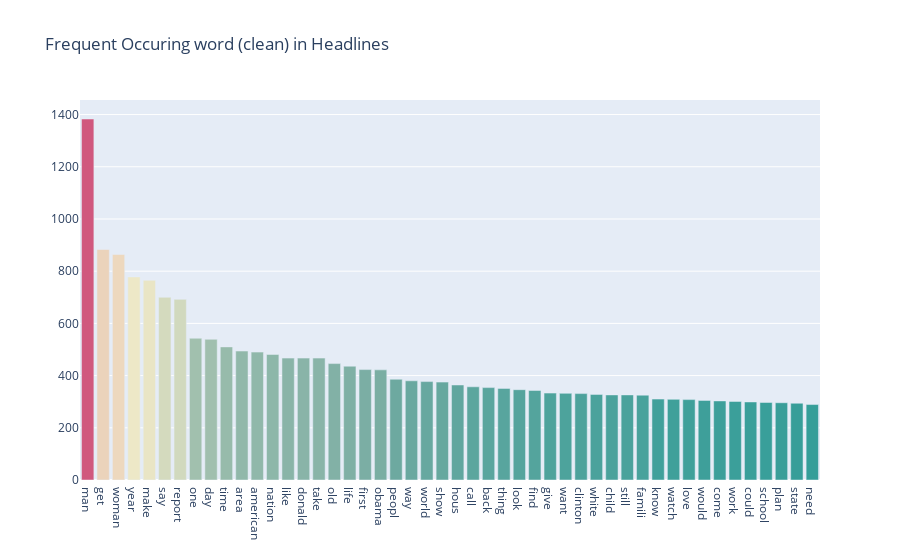

Write notebook code for a chart like this one.
### Markdown cell above
### Frequent Occuring word (clean) in Headlines

### Code cell
all_words = df['headline_processed'].str.split(expand=True).unstack().value_counts()
data = [go.Bar(
            x = all_words.index.values[2:50],
            y = all_words.values[2:50],
            marker= dict(colorscale='Tealrose',
                         color = all_words.values[2:100]
                        ),
            
    )]

layout = go.Layout(
    title='Frequent Occuring word (clean) in Headlines'
)

fig = go.Figure(data=data, layout=layout)

iplot(fig, filename='basic-bar')

### Figure 1 — Plotly figure (JSON) as saved in the notebook; plotly's stock layout.template omitted (floating-point values rounded to 4 significant figures)
{"data": [{"marker": {"color": [1383, 883, 864, 778, 765, 700, 692, 543, 539, 510, 494, 490, 481, 467, 467, 467, 446, 436, 423, 422, 386, 380, 377, 375, 364, 357, 354, 351, 346, 343, 333, 332, 331, 328, 326, 326, 325, 310, 309, 308, 305, 303, 301, 299, 297, 296, 294, 289, 284, 275, 267, 267, 265, 264, 264, 261, 258, 256, 253, 252, 252, 248, 247, 245, 243, 240, 236, 234, 234, 232, 232, 230, 230, 225, 224, 224, 223, 219, 218, 217, 217, 214, 212, 212, 212, 211, 211, 211, 210, 208, 207, 206, 205, 204, 202, 202, 199, 198], "colorscale": [[0, "rgb(0, 147, 146)"], [0.1667, "rgb(114, 170, 161)"], [0.3333, "rgb(177, 199, 179)"], [0.5, "rgb(241, 234, 200)"], [0.6667, "rgb(229, 185, 173)"], [0.8333, "rgb(217, 137, 148)"], [1, "rgb(208, 88, 126)"]]}, "type": "bar", "x": ["man", "get", "woman", "year", "make", "say", "report", "one", "day", "time", "area", "american", "nation", "like", "donald", "take", "old", "life", "first", "obama", "peopl", "way", "world", "show", "hous", "call", "back", "thing", "look", "find", "give", "want", "clinton", "white", "child", "still", "famili", "know", "watch", "love", "would", "come", "work", "could", "school", "plan", "state", "need"], "y": [1383, 883, 864, 778, 765, 700, 692, 543, 539, 510, 494, 490, 481, 467, 467, 467, 446, 436, 423, 422, 386, 380, 377, 375, 364, 357, 354, 351, 346, 343, 333, 332, 331, 328, 326, 326, 325, 310, 309, 308, 305, 303, 301, 299, 297, 296, 294, 289]}], "layout": {"title": {"text": "Frequent Occuring word (clean) in Headlines"}}}
